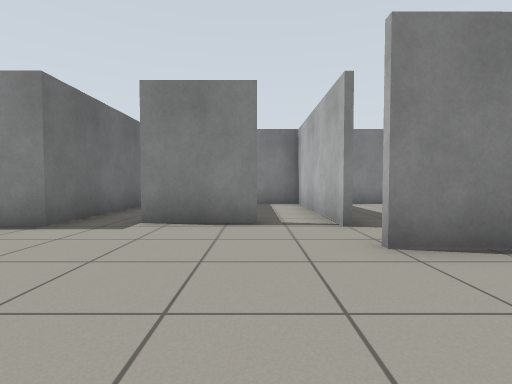
[1] (above)

21 first-person views from a walk through a Gazebo world. The camera is 0.72 m above the floor, tilts 2° down and sees 85° across. The floor is counted in squares, 1 m on a side. Each view is taken from the middle of a square. On the plan, view 1 faces up. The plan holds only what a view shows up to about 10 squares ahead; the rest is blank.

[2]
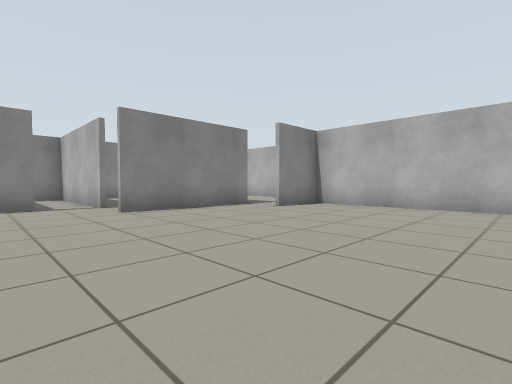

[3]
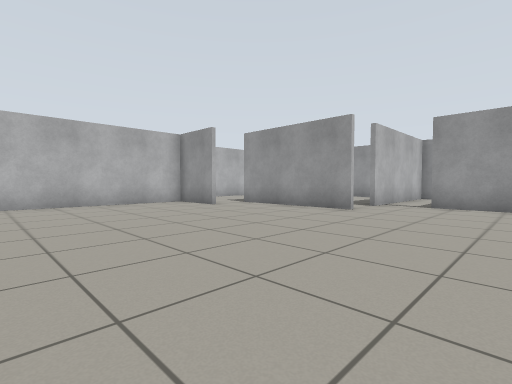

[4]
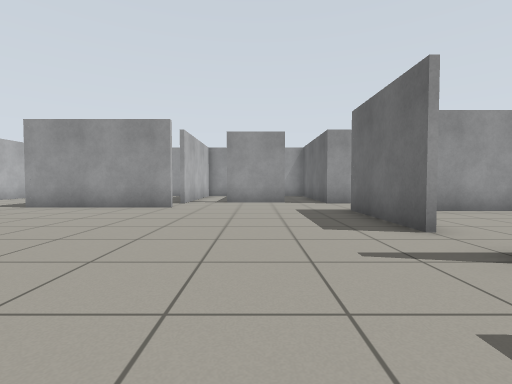

[5]
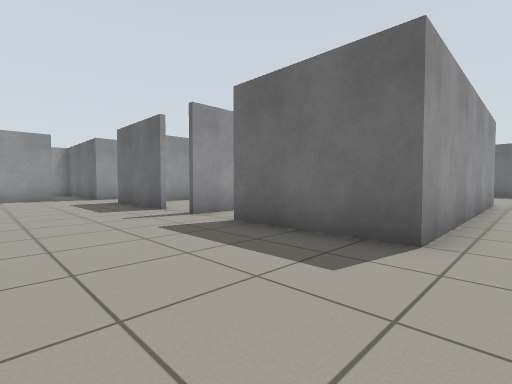

[6]
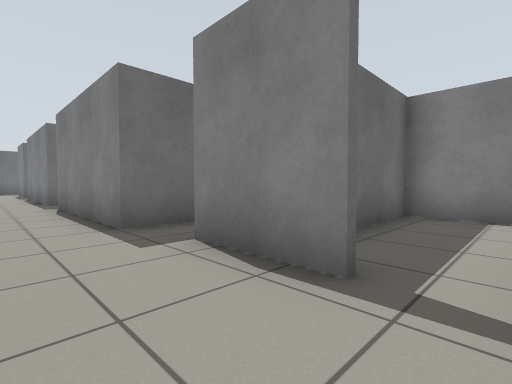

[7]
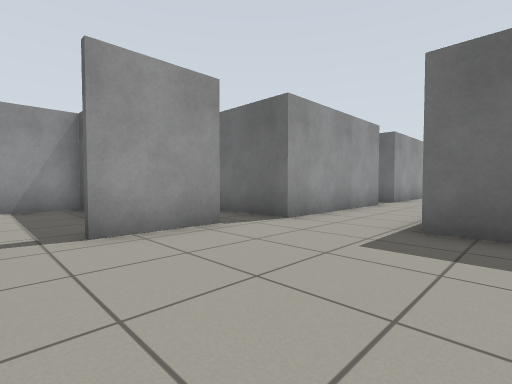

[8]
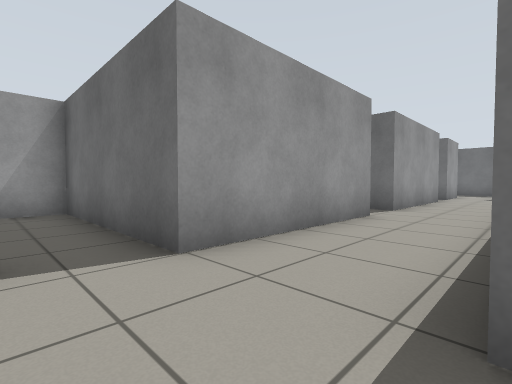

[9]
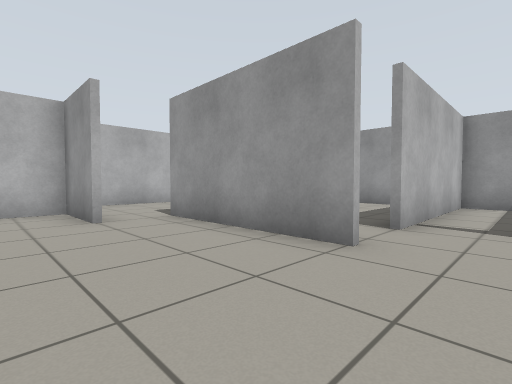

[10]
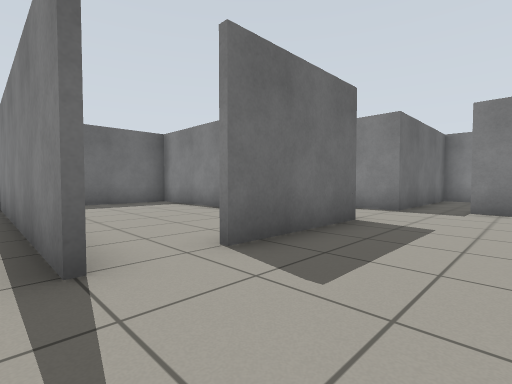

[11]
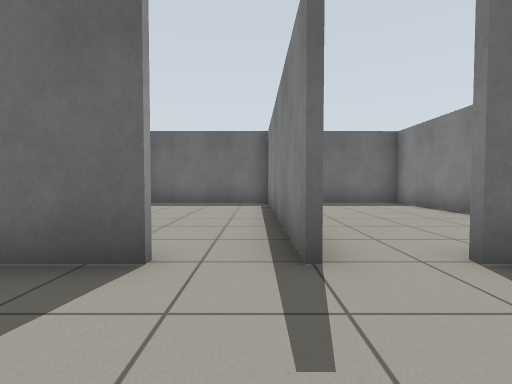

[12]
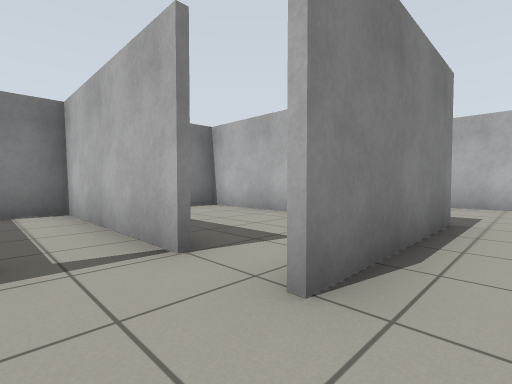

[13]
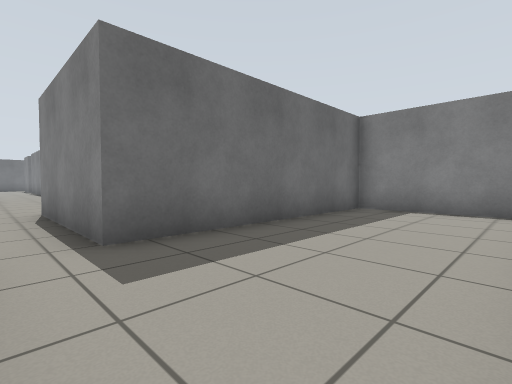

[14]
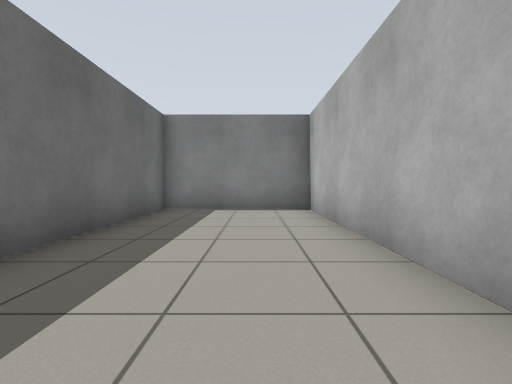

[15]
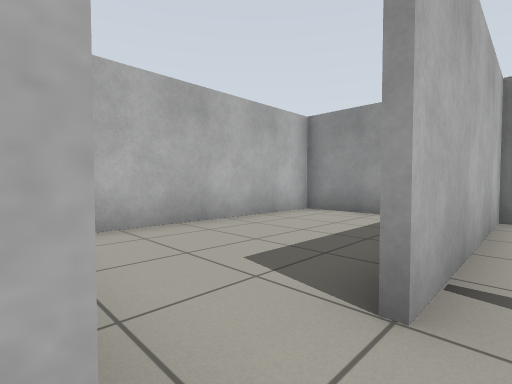

[16]
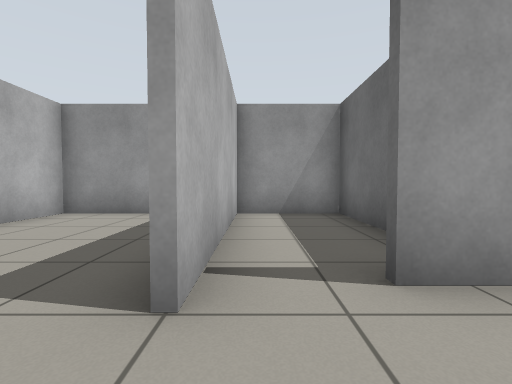

[17]
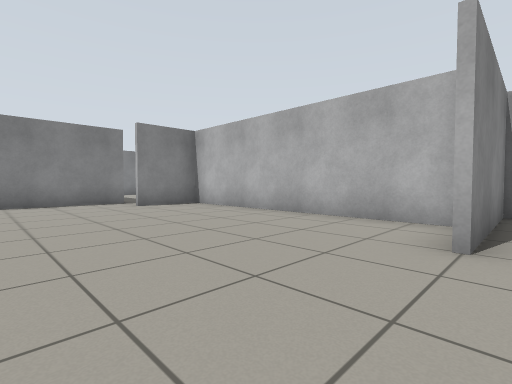

[18]
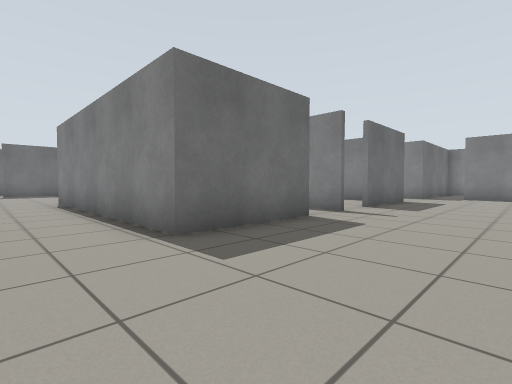

[19]
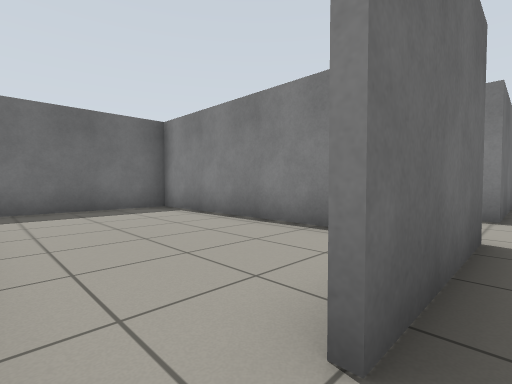

[20]
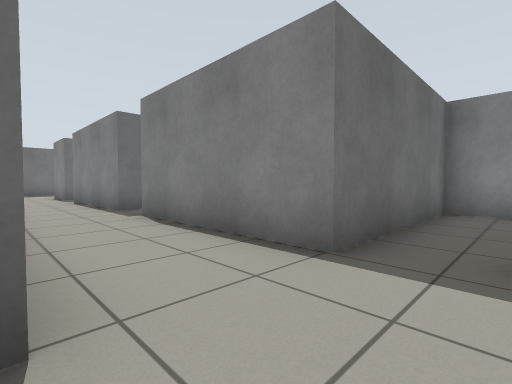

[21]
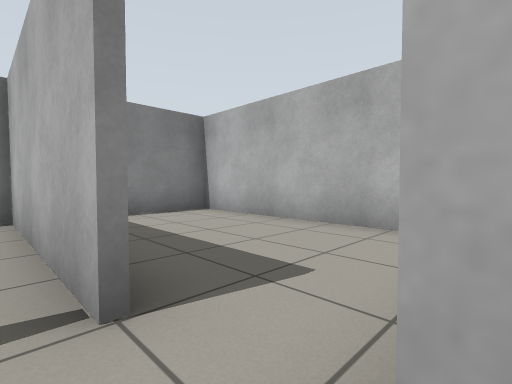

### Floor plan
Key: @ floor where view 1 was taken; # wall or solid block; x gap in a wall; . floor.
Columns run from 14 left of view 1 to 10 right of it. Each row starts with its distance up from view 1.
 10             #############
  9            ###..#...#...#
  8            #.#..#...#...#
  7            #.#..#...#...#
  6           ##.#..#...#...#
  5 x#### x#####x##.#...#...#
  4 ....................#...#
  3 ................#####...#
  2  ..########.............#
  1    #......##........###
  0    #.......#..@.......#
 -1    #.......#..........#
 -2    #..................#
 -3    ########...........#
 -4    #      ##..........#
 -5    #      ##..........#
 -6    #      ##..........#
 -7   .#########........###
 -8 ................#####
 -9 ................... #
-10 x#### x#####x##.#...#
-11           ##.#..#...#
-12            #.#..#...#
-13            #.#..#...#
-14            ###..#...#
-15             #########

Positions as (right, up) in squares from view 1, and headings:
1: (0, 0), facing up
2: (-1, -4), facing up-right
3: (-2, -1), facing down-right
4: (-1, 0), facing down
5: (0, 3), facing down-left
6: (1, 3), facing up-left
7: (1, -6), facing down-left
8: (-2, -7), facing down-left
9: (0, -5), facing down-right
10: (-1, -3), facing up-left
11: (-1, -3), facing left
12: (0, 2), facing up-right
13: (9, 2), facing up-left
14: (8, 2), facing up
15: (1, -8), facing down-right
16: (1, -8), facing down
17: (2, -7), facing up-right
18: (0, -9), facing up-left
19: (-3, -2), facing up-left
20: (-2, 2), facing up-left
21: (1, 3), facing up-right
